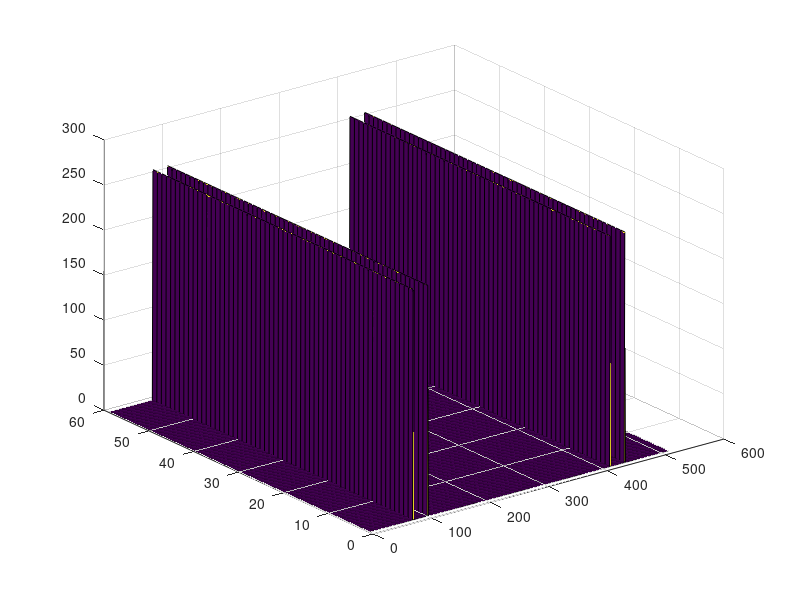

This figure's MATLAB source:
clear;
sr = 8000;
tr = 1/sr;
l  = 1; % length in seconds
t = [0:tr:1];
tl = 1;
t = [0:tr:tl];
N = 512;
H = N / 4;
fw = sr/N;
f = fw * 100;
x = sin(2 * pi * f * t) + sin(2 * pi * f * t * 0.75);
% window function
w = hanning(N);
Xk  = fft(circshift( ...
        fliplr( ...
            toeplitz(x, ...
                fliplr(horzcat(x(2:end),[0]))
            ) ...
        ),[1 0] ...
     )(:,1:N)(1:H:(end - N + 1),:),N,2);
surf(abs(Xk));

